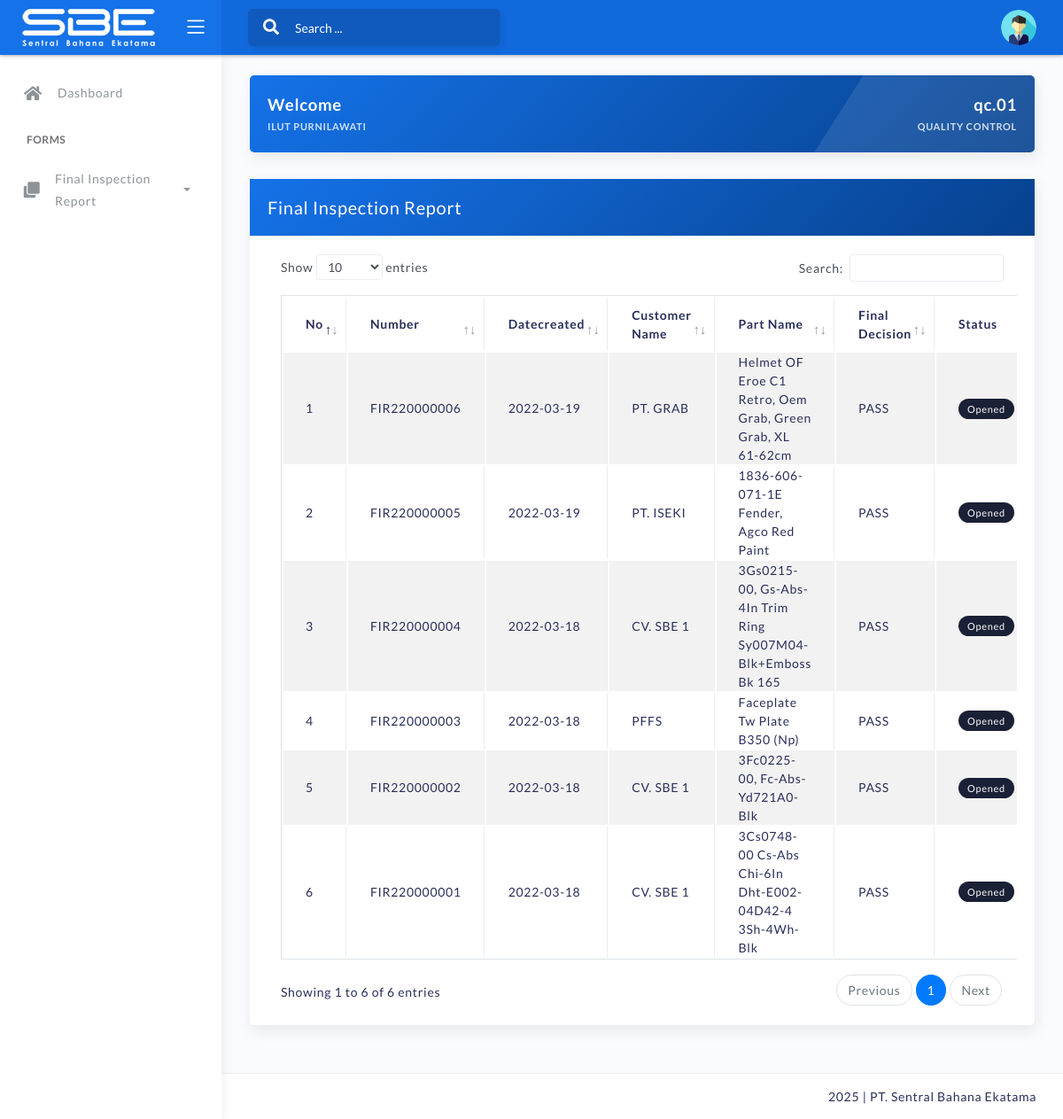
Screenshot of /page/index.php (signed in) with the database file from the repository.
### tables this page shows
CREATE TABLE IF NOT EXISTS `form_user` (
  `id` int(11) NOT NULL AUTO_INCREMENT,
  `formid` int(11) NOT NULL,
  `userid` int(11) NOT NULL,
  `new` int(11) NOT NULL,
  `view` int(11) NOT NULL,
  `master_new` int(11) NOT NULL,
  `master_view` int(11) NOT NULL,
  `master_edit` int(11) NOT NULL,
  `master_del` int(11) NOT NULL,
  `app1` int(11) NOT NULL,
  `app2` int(11) NOT NULL,
  `app3` int(11) NOT NULL,
  PRIMARY KEY (`id`)
);

CREATE TABLE IF NOT EXISTS `form` (
  `formid` int(11) NOT NULL AUTO_INCREMENT,
  `formcode` varchar(50) NOT NULL,
  `formnumber` varchar(100) NOT NULL,
  `formname` varchar(100) NOT NULL,
  `approval1` int(11) NOT NULL,
  `approval2` int(11) NOT NULL,
  `approval3` int(11) NOT NULL,
  `status` int(11) NOT NULL,
  PRIMARY KEY (`formid`)
);

CREATE TABLE IF NOT EXISTS `user` (
  `userid` int(11) NOT NULL AUTO_INCREMENT,
  `username` varchar(100) NOT NULL,
  `password` varchar(100) NOT NULL,
  `name` varchar(100) NOT NULL,
  `departmentid` int(11) NOT NULL,
  `email` varchar(100) NOT NULL,
  `phone` varchar(15) NOT NULL,
  `level` int(11) NOT NULL,
  `status` int(11) NOT NULL,
  PRIMARY KEY (`userid`)
);

CREATE TABLE IF NOT EXISTS `department` (
  `departmentid` int(11) NOT NULL AUTO_INCREMENT,
  `departmentcode` varchar(5) NOT NULL,
  `departmentname` varchar(100) NOT NULL,
  `departmenthead` int(11) NOT NULL,
  `status` int(11) NOT NULL,
  PRIMARY KEY (`departmentid`)
);

CREATE TABLE IF NOT EXISTS `form_fir` (
  `id` int(11) NOT NULL AUTO_INCREMENT,
  `number` varchar(100) NOT NULL,
  `datecreated` date NOT NULL,
  `name` varchar(100) NOT NULL,
  `department` varchar(100) NOT NULL,
  `customername` varchar(100) NOT NULL,
  `partnumber` varchar(100) NOT NULL,
  `partname` varchar(100) NOT NULL,
  `checkcode` varchar(100) NOT NULL,
  `batchnumber` varchar(100) NOT NULL,
  `totallotqty` varchar(100) NOT NULL,
  `standardqc` varchar(100) NOT NULL,
  `lastissue` text NOT NULL,
  `issueproduction` varchar(100) NOT NULL,
  `receiptproduction` varchar(100) NOT NULL,
  `inventorytransfer` varchar(100) NOT NULL,
  `final` varchar(100) NOT NULL,
  `remark` text NOT NULL,
  `creator` varchar(5) NOT NULL,
  `approval1` varchar(5) NOT NULL,
  `status1` varchar(5) NOT NULL,
  `date1` date NOT NULL,
  `approval2` varchar(5) NOT NULL,
  `status2` varchar(5) NOT NULL,
  `date2` date NOT NULL,
  `approval3` varchar(5) NOT NULL,
  `status3` varchar(5) NOT NULL,
  `date3` date NOT NULL,
  `status` varchar(5) NOT NULL,
  `date` date NOT NULL,
  `tag` varchar(5) NOT NULL,
  PRIMARY KEY (`id`)
);

### page/home.php (the view, shortened to what this page needs)
<div class="row">
<div class="col-md-12">
	<div class="card card-dark bg-primary-gradient">
		<div class="card-body skew-shadow">
			<div class="row">
				<div class="col-8 pr-0">
					<h3 class="fw-bold mb-1">Welcome</h3>
					<div class="text-small text-uppercase fw-bold op-8"><?php echo $_name; ?></div>
				</div>
				<div class="col-4 pl-0 text-right">
					<h3 class="fw-bold mb-1"><?php echo $_username; ?></h3>
					<div class="text-small text-uppercase fw-bold op-8"><?php echo $_departmentname; ?></div>
				</div>
			</div>
		</div>
	</div>
</div>
</div>
<?php
$q = mysql_query("
SELECT * FROM form_fir
WHERE
(status='1' AND tag='1' AND creator='$_userid')
OR
(status='0' AND tag='1' AND approval1='$_userid')
OR
(status='0' AND tag='2' AND approval2='$_userid')
OR
(status='0' AND tag='3' AND approval3='$_userid')
OR
(status='0' AND creator='$_userid')
 ORDER BY number DESC
");
$n = mysql_num_rows($q);
if($n > 0){
?>
<div class="row">
	<div class="col-md-12">
		<div class="card">
			<div class="card-header card-primary bg-primary-gradient">
				<div class="card-head-row">
					<div class="card-title">Final Inspection Report</div>
				</div>
			</div>
			<div class="card-body">
				<div class="table-responsive">
				<table class="table table-bordered table-hover table-striped datatables">
					<thead>
						<tr>
							<th>No</th>
							<th>Number</th>
							<th>Datecreated</th>
							<th>Customer Name</th>
							<th>Part Name</th>
							<th>Final Decision</th>
							<th>Status</th>
						</tr>
					</thead>
					<tbody>
					<?php
					$i = 1;
					while($r = mysql_fetch_array($q)){
						$status = $r['status'];
						if($status == "-1"){
							$status_label = "<span class='badge badge-danger'>Canceled</span>";
						}
						else if($status == "0"){
							$status_label = "<span class='badge badge-black'>Opened</span>";
						}
						echo "
						<tr>
							<td>$i</td>
							<td>$r[number]</td>
							<td>$r[datecreated]</td>
							<td>$r[customername]</td>
							<td>$r[partname]</td>
							<td>".ucfirst($r['final'])."</td>
							<td>$status_label</td>
							<td><a class='btn btn-primary btn-sm' href='?p=fir_view&number=$r[number]'><i class='fa fa-eye'></i> Detail</a></td>
						</tr>
						";
						$i++;
					}
					?>
					</tbody>
				</table>
				</div>
			</div>
		</div>
	</div>
</div>
<?php
}
?>

### page/index.php (shortened to what this page needs)
<?php
if(empty($_SESSION['userid'])){
	header('location: ../');
}
else{
	$query_user = mysql_query("SELECT * FROM user WHERE userid='$_SESSION[userid]'");
	$data_user = mysql_fetch_array($query_user);
	$query_department = mysql_query("SELECT * FROM department WHERE departmentid='$data_user[departmentid]'");
	$data_department = mysql_fetch_array($query_department);
	$_userid = $data_user['userid'];
	$_username = $data_user['username'];
	$_name = $data_user['name'];
	$_departmentname = $data_department['departmentname'];
?>
<!DOCTYPE html>
<html lang="en">
<head>
	<link rel="stylesheet" href="../assets/css/bootstrap.min.css">
	<link rel="stylesheet" href="../assets/css/atlantis.css">
	<link rel="stylesheet" href="../assets/css/demo.css">
</head>
<body>
	<div class="wrapper">
		<div class="main-header">
			<div class="logo-header" data-background-color="blue">
				<a href="./" class="logo">
					<img src="../assets/img/logo.png" alt="navbar brand" class="navbar-brand" style="filter: invert(100%) sepia(100%) saturate(38%) hue-rotate(254deg) brightness(110%) contrast(110%);">
				</a>
				<div class="nav-toggle">
					<button class="btn btn-toggle toggle-sidebar">
						<i class="icon-menu"></i>
					</button>
				</div>
			</div>
			<nav class="navbar navbar-header navbar-expand-lg" data-background-color="blue2">
				<div class="container-fluid">
					<div class="collapse" id="search-nav">
						<form class="navbar-left navbar-form nav-search mr-md-3">
							<div class="input-group">
								<div class="input-group-prepend">
									<button type="submit" class="btn btn-search pr-1">
										<i class="fa fa-search search-icon"></i>
									</button>
								</div>
								<input type="text" placeholder="Search ..." class="form-control" id="autocomplete">
							</div>
						</form>
					</div>
					<ul class="navbar-nav topbar-nav ml-md-auto align-items-center">
						<li class="nav-item dropdown hidden-caret">
							<a class="dropdown-toggle profile-pic" data-toggle="dropdown" href="#" aria-expanded="false">
								<div class="avatar-sm">
									<img src="../assets/img/profile.png" alt="..." class="avatar-img rounded-circle">
								</div>
							</a>
						</li>
					</ul>
				</div>
			</nav>
		</div>
		<div class="sidebar sidebar-style-2">
			<div class="sidebar-wrapper scrollbar scrollbar-inner">
				<div class="sidebar-content">
					<ul class="nav nav-primary">
						<li class="nav-item <?php if(basename($_SERVER['REQUEST_URI'])."/" == "page/"){echo "active";} ?>">
							<a href="./" class="collapsed">
								<i class="fas fa-home"></i>
								<p>Dashboard</p>
							</a>
						</li>
						<li class="nav-section">
							<h4 class="text-section">Forms</h4>
						</li>
						<?php
						$q = mysql_query("SELECT user.username, user.name, form.formcode, form.formname, form_user.new, form_user.view, form_user.master_new, form_user.master_view, form_user.master_edit, form_user.master_del
						FROM form_user
						INNER JOIN user ON user.userid=form_user.userid
						INNER JOIN form ON form.formid=form_user.formid
						WHERE form_user.userid='$_userid'
						ORDER BY form.formname ASC");
						while($r = mysql_fetch_array($q)){
						if(($r['new'] == "1") OR ($r['view'] == "1") OR ($r['master_new'] == "1") OR ($r['master_view'] == "1") OR ($r['master_edit'] == "1") OR ($r['master_del'] == "1")){
						echo "
						<li class='nav-item "; if($_GET['p'] == $r['formcode']."_new" OR $_GET['p'] == $r['formcode']."_view"){echo "active";} echo " submenu'>
							<a data-toggle='collapse' href='#$r[formcode]'>
								<i class='fas fa-clone'></i>
								<p>$r[formname]</p>
								<span class='caret'></span>
							</a>
							<div id='$r[formcode]' class='collapse "; if($_GET['p'] == $r['formcode']."_new" OR $_GET['p'] == $r['formcode']."_view"){echo "show";} echo "'>
								<ul class='nav nav-collapse subnav'>";
									echo "
								</ul>
							</div>
						</li>";
						}
						}
						?>
					</ul>
				</div>
			</div>
		</div>
	<link rel="stylesheet" href="../assets/js/plugin/jquery-ui-1.13.1/jquery-ui.css">
		<div class="main-panel">
			<div class="container">
				<div class="page-inner">
					<?php
					include "configs/controller.php";
					?>
				</div>
			</div>
			<footer class="footer">
				<div class="container-fluid">
					<div class="copyright ml-auto">
						<?php echo date('Y'); ?> | PT. Sentral Bahana Ekatama
					</div>
				</div>
			</footer>
		</div>
	</div>
</body>
</html>
<?php
}
?>

### page/index.php (style rules this page uses)
input, select { border: 1px solid #ced4da; border-radius: .25rem; height: 30px; padding: 5px; }

### rows the page displays
form_user: formid.formname "Final Inspection Report"
user: name "ILUT PURNILAWATI", username "qc.01"
department: departmentname "QUALITY CONTROL"
form_fir: number "FIR220000006", datecreated "2022-03-19", customername "PT. GRAB", partname "Helmet OF Eroe C1 Retro, Oem Grab, Green Grab, XL 61-62cm", final "PASS", status "Opened"
form_fir: number "FIR220000005", datecreated "2022-03-19", customername "PT. ISEKI", partname "1836-606-071-1E Fender, Agco Red Paint", final "PASS", status "Opened"
form_fir: number "FIR220000004", datecreated "2022-03-18", customername "CV. SBE 1", partname "3Gs0215-00, Gs-Abs-4In Trim Ring Sy007M04-Blk+Emboss Bk 165", final "PASS", status "Opened"
form_fir: number "FIR220000003", datecreated "2022-03-18", customername "PFFS", partname "Faceplate Tw Plate B350 (Np)", final "PASS", status "Opened"
form_fir: number "FIR220000002", datecreated "2022-03-18", customername "CV. SBE 1", partname "3Fc0225-00, Fc-Abs-Yd721A0-Blk", final "PASS", status "Opened"
form_fir: number "FIR220000001", datecreated "2022-03-18", customername "CV. SBE 1", partname "3Cs0748-00 Cs-Abs Chi-6In Dht-E002-04D42-4 3Sh-4Wh-Blk", final "PASS", status "Opened"
